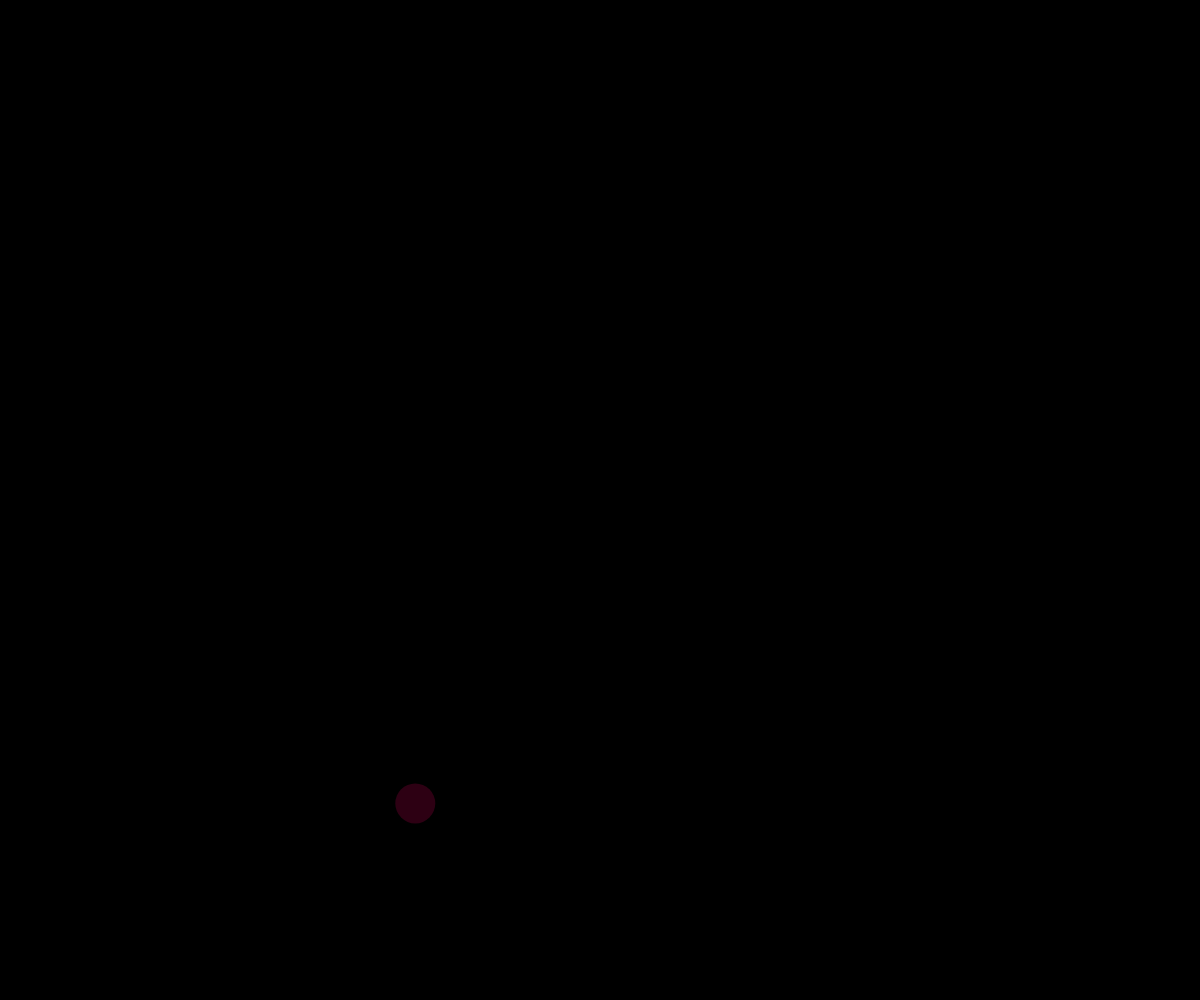
Frame 1 (no input)
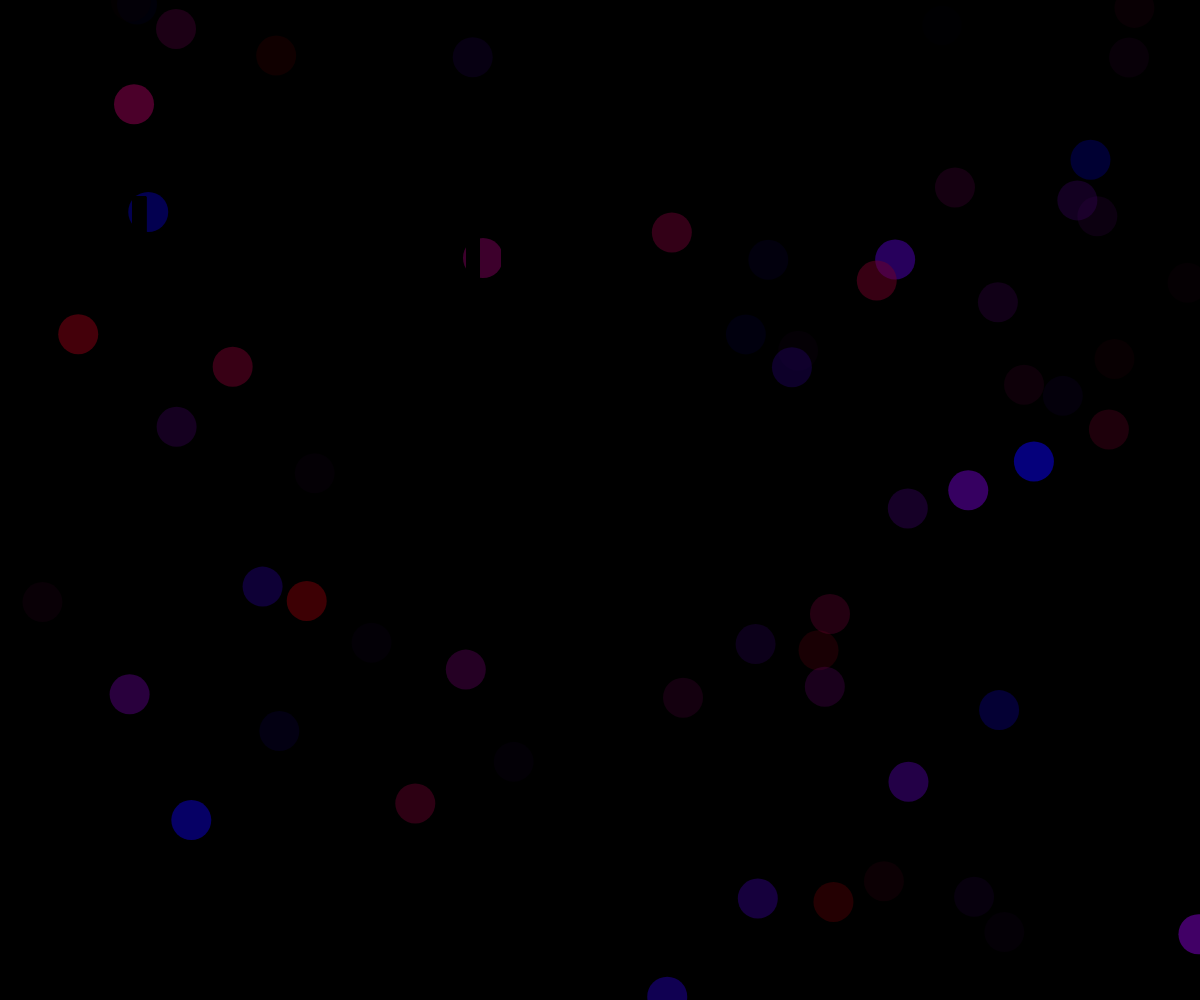
Frame 60 (no input)
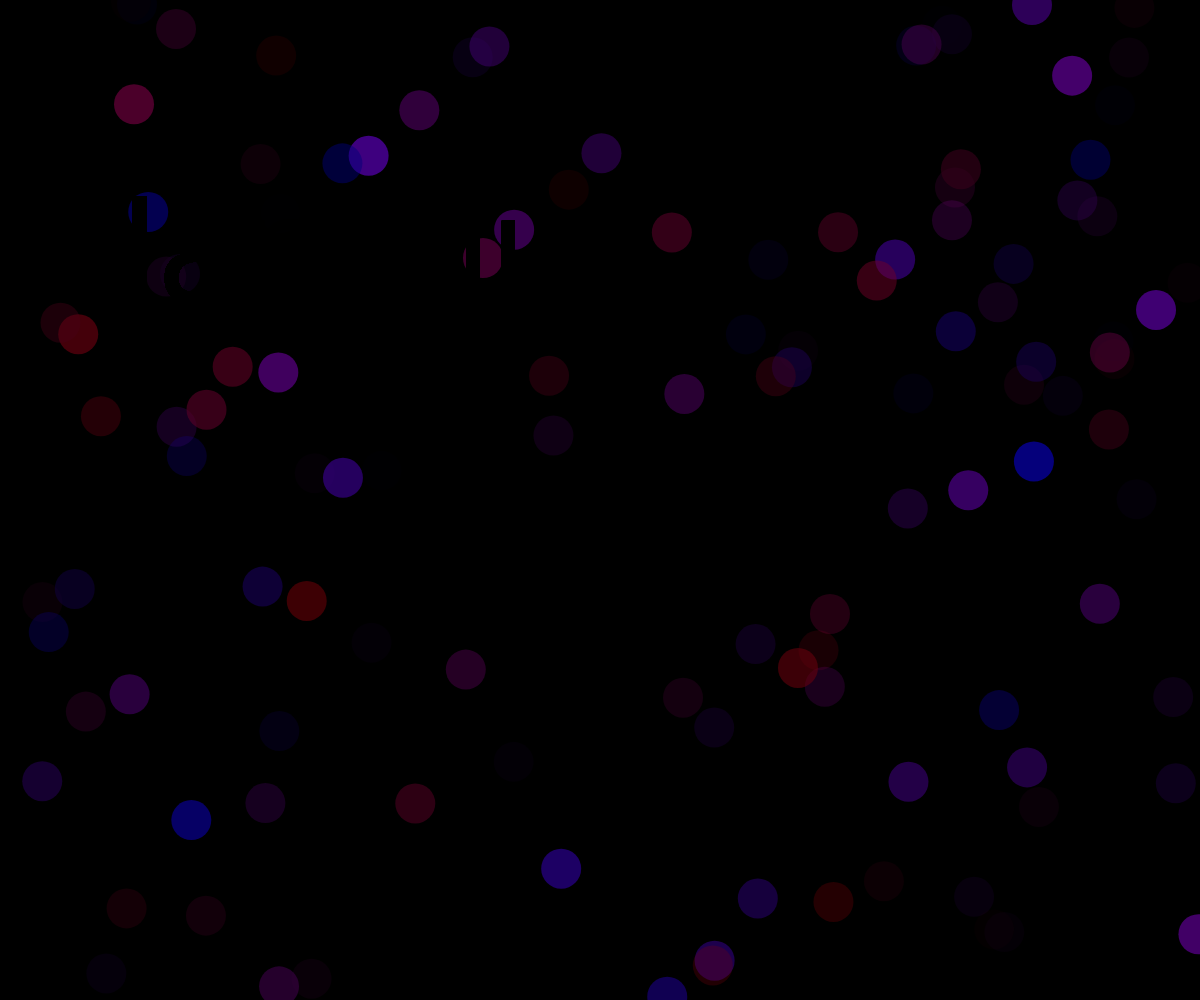
Frame 120 (the mouse pressed at the canvas centre since frame 60)

The p5.js sketch that drew these frames (run headless with seeded random() and noise() and a simulated clock; from frame 60 on, the mouse is pressed at the canvas centre):

// p5.js sketch
// ── sketch.js
var s="Han Min"

function setup() {
createCanvas(windowWidth,windowHeight);
background(0);
textSize(150);
}

function draw() {
noStroke();
fill(random(0,120),0,random(0,180),random(0,180));
ellipse(random(0,windowWidth),random(0,windowHeight),40,40);
fill(0);
text(s,50,300);
}
